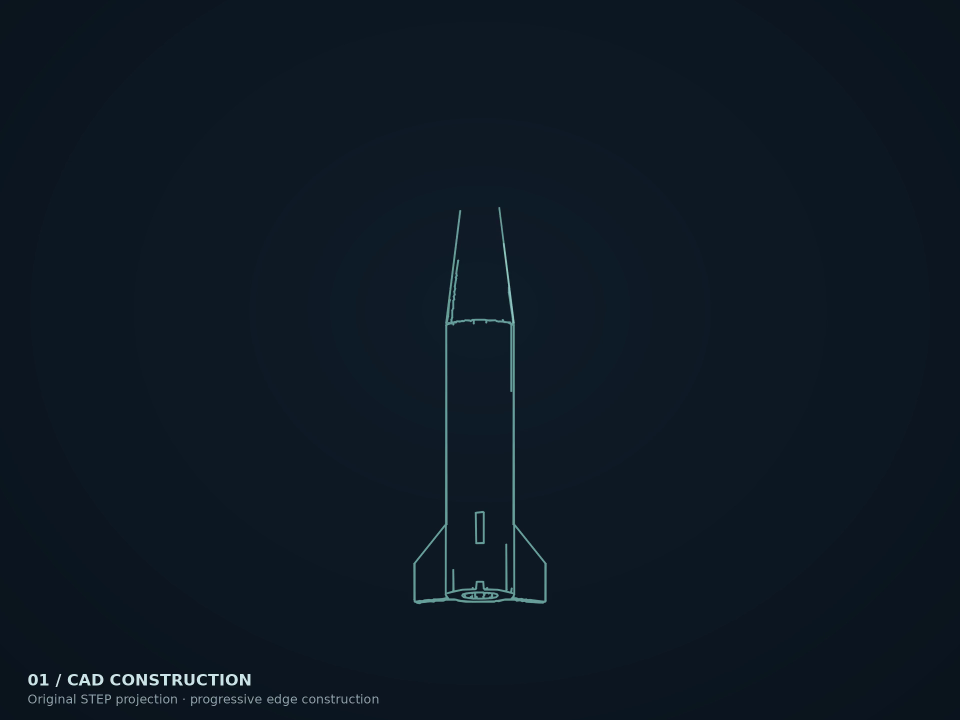
#> input picture frame 37 of assets/rocket-cfd-build-v5.mp4, 1920 x 1440 px (shown at 1/2 size)
$ python render-rocket-showcase-v6.py
#> lines starting #> are read from the running program, lines starting #| are printed output that depends on the picture
#!/usr/bin/env python3
"""Render the rocket showcase from its original film, CAD and solved CFD.

No new flow solution is calculated. Tracers follow projected steady velocities;
time is uniformly slowed. The original v5 construction footage is retained.
"""
from pathlib import Path
import base64, json, math, subprocess, sys
import cv2
import numpy as np
from PIL import Image, ImageDraw, ImageFont

ROOT=Path(__file__).resolve().parents[1]
A=ROOT/'assets'
SRC=A/'rocket-cfd-build-v5.mp4'
OUT=A/'rocket-cfd-build-v6.mp4'
POSTER=A/'rocket-cfd-build-v6-poster.webp'
NAMES=['biconic','hemisphere','blunt']
X0,X1,Z0,Z1=-7.,5.,-2.35,2.35
FPS=30
RNG=np.random.default_rng(20261126)
cap=cv2.VideoCapture(str(SRC))
if not cap.isOpened(): raise RuntimeError('Cannot open original film')
W,H=int(cap.get(3)),int(cap.get(4))
SRC_FPS=cap.get(cv2.CAP_PROP_FPS)
assert W>=1000 and H>=700 and SRC_FPS>0, (W,H,SRC_FPS)
FX=round(W*.045); FW=W-2*FX
S=FW/12; CY=round(H*.47); FH=round(4.7*S); FY=round(CY-FH/2)
TAIL=FX-X0*S
FONTS='/usr/share/fonts/truetype/dejavu/'
def font(n,bold=False):
    return ImageFont.truetype(FONTS+('DejaVuSans-Bold.ttf' if bold else 'DejaVuSans.ttf'),max(12,round(n*W/1408)))
def smooth(t):
    t=np.clip(t,0,1); return float(t*t*(3-2*t))
def xy(x,z): return np.asarray([FX+(x-X0)*S,CY-z*S])
def source_mask(f):
    # Isolate CAD in the central stage; exclude the fixed caption and film HUD.
    v=f.max(axis=2)
    m=(v>65).astype('uint8')
    m[:round(H*.09)]=0; m[round(H*.87):]=0
    m[:,:round(W*.13)]=0; m[:,round(W*.87):]=0
    m=cv2.morphologyEx(m,cv2.MORPH_CLOSE,np.ones((5,5),np.uint8))
    n,l,stats,_=cv2.connectedComponentsWithStats(m,connectivity=8)
    if n<2: return np.zeros((H,W),np.uint8)
    i=1+np.argmax(stats[1:,cv2.CC_STAT_AREA])
    return (l==i).astype('uint8')
def measure(f):
    m=source_mask(f); y,x=np.nonzero(m)
    if len(x)<100: return None
    cov=np.cov(x,y); _,v=np.linalg.eigh(cov); a=v[:,-1]
    angle=math.degrees(math.atan2(abs(a[0]),abs(a[1])))
    return (len(x),x.min(),y.min(),x.max(),y.max(),angle)
# [11 lines left out: function neutral, not called in this run]
# Detect the last completed upright pose before the original rotation.
# A later horizontal CFD shot cannot pass the aspect and PCA criteria.
stats=[]
limit=min(int(cap.get(cv2.CAP_PROP_FRAME_COUNT)),math.ceil(10*SRC_FPS))
for i in range(limit):
    ok,f=cap.read()
    if not ok: break
    if i%2==0:
        q=measure(f)
        if q: stats.append((i,q))
candidates=[(i,q) for i,q in stats if q[0]>.018*W*H and q[4]-q[2]>.48*H and q[3]-q[1]<.42*(q[4]-q[2]) and q[5]<1.7]
if not candidates: raise RuntimeError('No completed upright pose detected; original video left unchanged')
maxarea=max(q[0] for _,q in candidates)
good=[(i,q) for i,q in candidates if q[0]>.90*maxarea]
cut,q=good[-1]
if cut/SRC_FPS<1.5 or cut/SRC_FPS>9.5: raise RuntimeError('Unexpected construction timing')
print('Original upright pose:',cut/SRC_FPS,q,flush=True)
cap.set(cv2.CAP_PROP_POS_FRAMES,cut)
ok,raw=cap.read()
if not ok: raise RuntimeError('Cannot extract upright pose')
last=neutral(raw)
mask=source_mask(raw)
ys,xs=np.nonzero(mask); box=(xs.min(),ys.min(),xs.max()+1,ys.max()+1)
x0,y0,x1,y1=box
# Reconstruct the subtle original background from pixels outside the CAD and captions.
yy,xx=np.mgrid[:H,:W]; r2=((xx-W/2)/W)**2+((yy-H/2)/H)**2
sample=(mask==0)&(yy<H*.85)&(xx>W*.03)&(xx<W*.97)&(raw.max(2)<60)
fit=np.column_stack([np.ones(sample[::12,::12].sum()),r2[::12,::12][sample[::12,::12]],r2[::12,::12][sample[::12,::12]]**2])
coeff=np.linalg.lstsq(fit,raw[::12,::12][sample[::12,::12]],rcond=None)[0]
bg=np.uint8(np.clip(coeff[0]+r2[...,None]*coeff[1]+r2[...,None]**2*coeff[2],0,255))
# Transparent, premultiplied crop from the original film.
crop_a=mask[y0:y1,x0:x1].astype(np.float32)
crop_a=cv2.GaussianBlur(crop_a,(3,3),.5)
crop=last[y0:y1,x0:x1].astype(np.float32)*crop_a[...,None]
# [42 lines left out: functions glb, raster, not called in this run]
stops=np.array([[0,42,35,177],[400,45,79,238],[850,66,190,250],[1250,112,224,177],[1650,210,195,69],[2112,196,85,31],[2300,126,42,22]],float)
def colors(v): return np.stack([np.interp(v,stops[:,0],stops[:,i]) for i in (1,2,3)],axis=-1)
class Field:
    # [55 lines left out: functions __init__, inside, velocity, seed, streamlines, not called in this run]
def composite(bg,solid,mask,alpha=1):
    out=bg.copy();out[mask]=np.uint8(np.clip(bg[mask]*(1-alpha)+solid[mask]*alpha,0,255));return out
# [16 lines left out: function titles, not called in this run]
solids=[raster(n) for n in NAMES]; fields=[Field(n,m) for n,(_,m) in zip(NAMES,solids)]
# The final rotation target uses the exact same bounding box, solid raster, and
# mapping as the CFD phase. No repositioning of the model at the handoff.
s0,m0=solids[0]; y,x=np.nonzero(m0); target=np.array([(x.min()+x.max())/2,(y.min()+y.max())/2]); target_w=x.max()-x.min()+1
start=np.array([(x0+x1-1)/2,(y0+y1-1)/2]); start_len=y1-y0
# [10 lines left out: function rotate, not called in this run]
class Tracers:
    def __init__(self,f):
        self.f=f;self.n=420;self.p=f.seed(self.n,True);self.age=RNG.uniform(0,2,self.n);self.history=np.repeat(self.p[None,:,:],12,axis=0)
    # [24 lines left out: function frame, not called in this run]
tmp=OUT.with_name('rocket-cfd-build-v6.tmp.mp4')
proc=subprocess.Popen(['ffmpeg','-hide_banner','-loglevel','error','-y','-f','rawvideo','-pix_fmt','bgr24','-s',f'{W}x{H}','-r',str(FPS),'-i','-','-an','-c:v','libx264','-preset','medium','-crf','19','-pix_fmt','yuv420p','-movflags','+faststart',str(tmp)],stdin=subprocess.PIPE)
def emit(f): proc.stdin.write(np.ascontiguousarray(f,dtype=np.uint8).tobytes())
try:
    cap.set(cv2.CAP_PROP_POS_FRAMES,0); count=round((cut+1)*FPS/SRC_FPS); current=-1
    for i in range(count):
        want=min(cut,int(i*SRC_FPS/FPS))
        while current<want:
            ok,f=cap.read();current+=1
            if not ok: raise RuntimeError('Original construction read failed')
        emit(neutral(f))
    Image.fromarray(cv2.cvtColor(last,cv2.COLOR_BGR2RGB)).save(POSTER,quality=94)
    for i in range(round(1.8*FPS)):
        emit(titles(rotate(i/(round(1.8*FPS)-1)),'02 / FLOW ALIGNMENT','Original CAD · continuous rotation into the center-plane projection'))
    for j,(name,field,(solid,mask)) in enumerate(zip(NAMES,fields,solids)):
        print('Rendering',name,flush=True)
        tr=Tracers(field);lines=field.streamlines()
        for i in range(round(6.5*FPS)):
            t=i/FPS;fade=smooth(t/.85)
            b=cv2.addWeighted(bg,1-fade,field.contour,fade,0)
            particles=tr.frame();b=cv2.add(b,np.uint8(lines*fade));b=cv2.add(b,np.uint8(particles*fade))
            frame=composite(b,solid,mask)
            frame=titles(frame,'03 / '+name.upper()+'  ·  '+str(j+1)+' OF 3','Solved steady CFD · projected streamlines and slowed velocity tracers',True,name)
            emit(frame)
    proc.stdin.close()
    if proc.wait()!=0:raise RuntimeError('FFmpeg encoding failed')
    tmp.replace(OUT)
except BaseException:
    if proc.stdin and not proc.stdin.closed:proc.stdin.close()
    proc.kill();proc.wait()
    if tmp.exists():tmp.unlink()
    raise
finally:cap.release()
print('Rendered',OUT,OUT.stat().st_size,flush=True)
# Ensure a playable, high-resolution H.264 file and a matching poster before publication.
check=json.loads(subprocess.check_output(['ffprobe','-v','error','-select_streams','v:0','-show_entries','stream=codec_name,width,height:format=duration','-of','json',str(OUT)]))
v=check['streams'][0];assert v['codec_name']=='h264' and v['width']==W and v['height']==H and float(check['format']['duration'])>22
assert OUT.stat().st_size<50_000_000 and POSTER.stat().st_size>1000

$ run again, starting later in the video
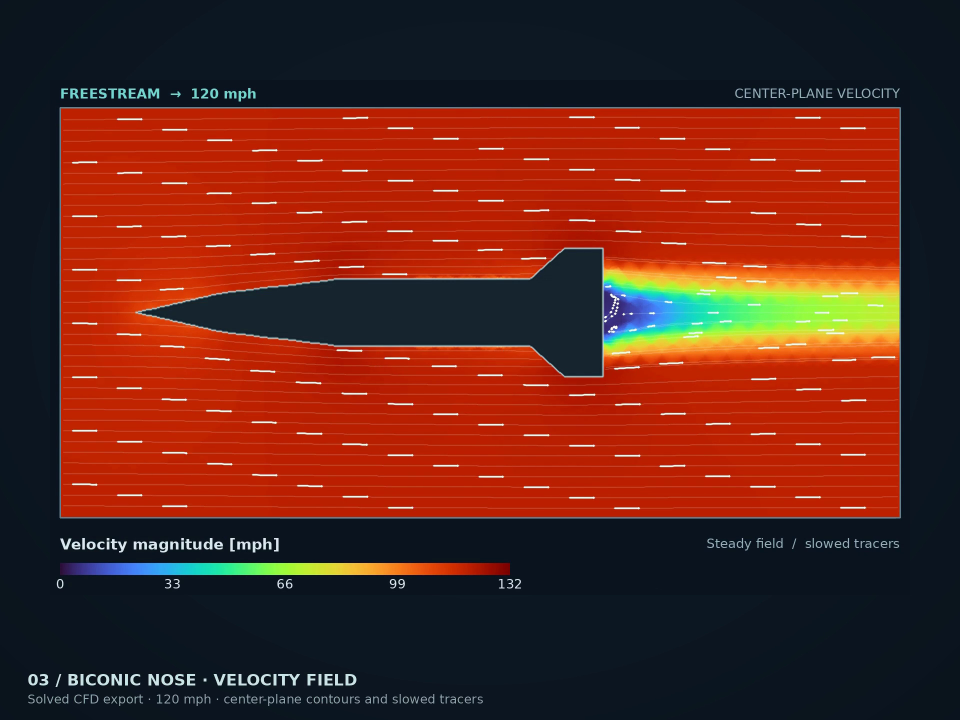
#> input picture frame 167 of assets/rocket-cfd-build-v5.mp4, 1920 x 1440 px (shown at 1/2 size)

$ run again, starting later in the video
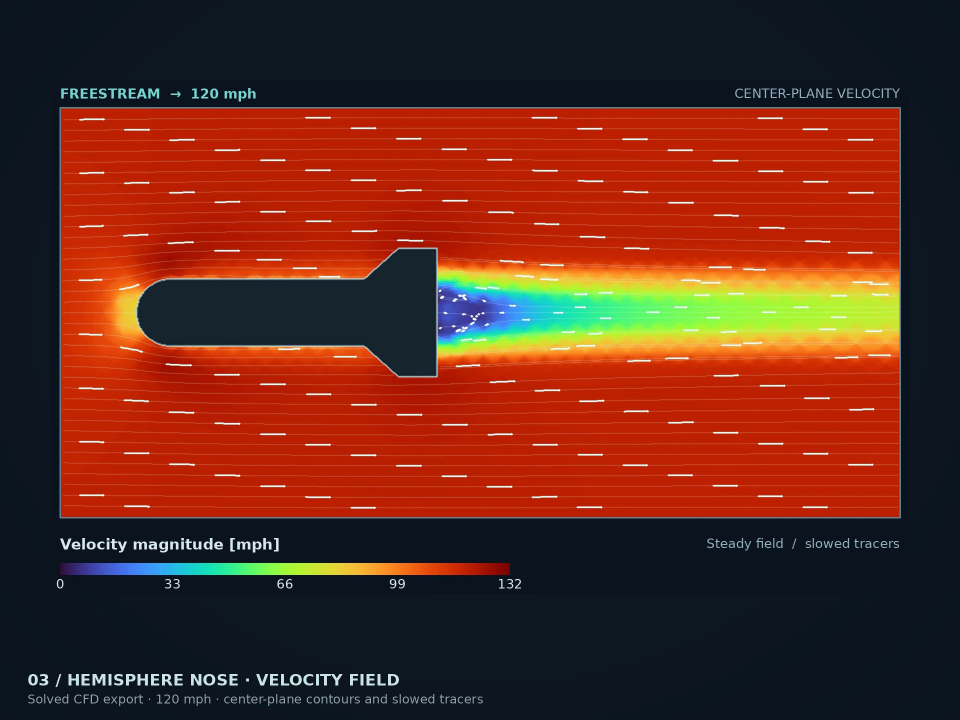
#> input picture frame 297 of assets/rocket-cfd-build-v5.mp4, 1920 x 1440 px (shown at 1/2 size)
